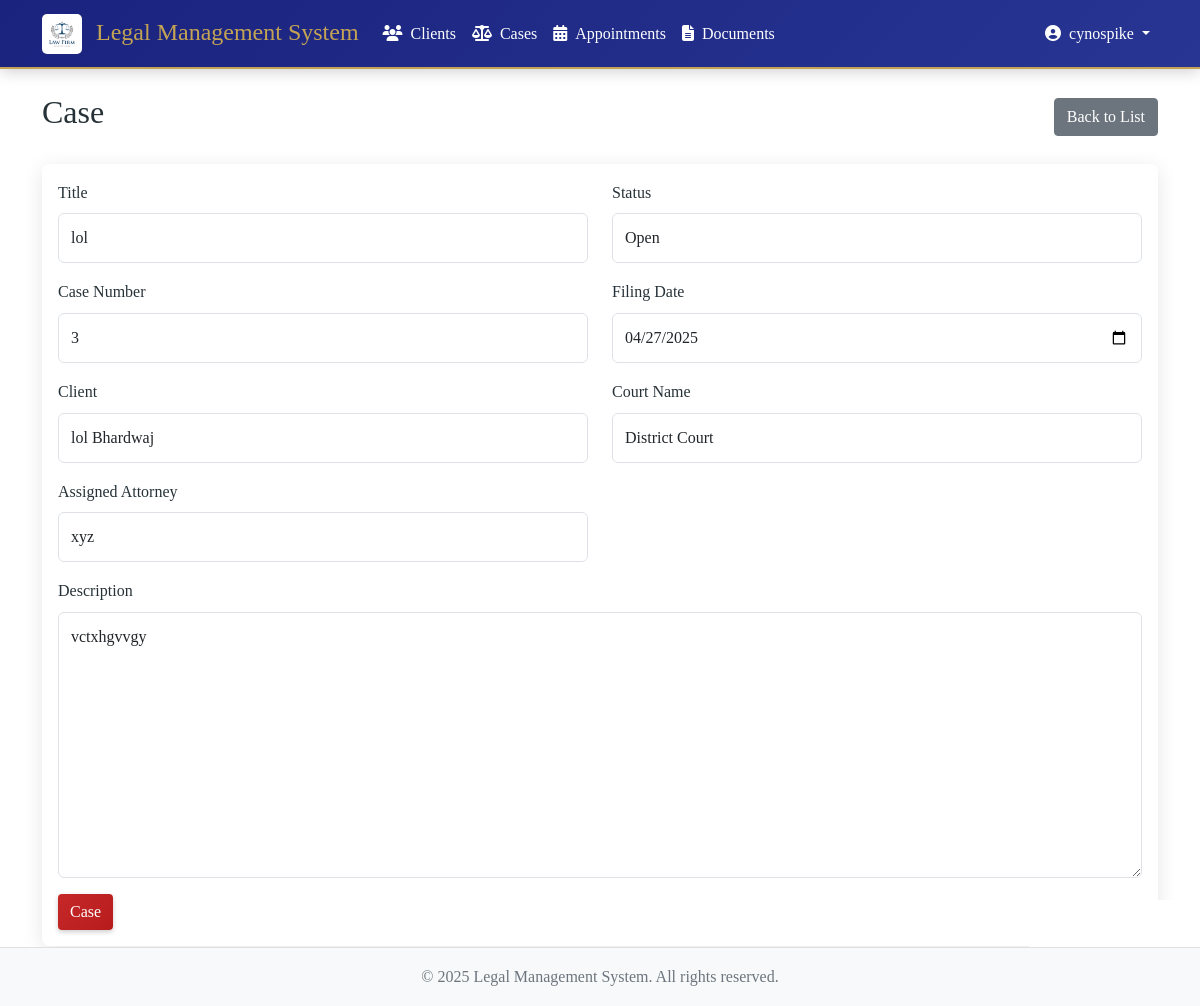
The app's page /cases/2/edit/ (signed in) with its own data.
### cases/models.py (models this page shows, shortened)
class Case(models.Model):
    STATUS_CHOICES = [
        ('OPEN', 'Open'),
        ('IN_PROGRESS', 'In Progress'),
        ('CLOSED', 'Closed'),
    ]
    title = models.CharField(max_length=200)
    client = models.ForeignKey(Client, on_delete=models.CASCADE, related_name='cases')
    case_number = models.IntegerField()
    assigned_attorney = models.CharField(max_length=50)
    description = models.TextField(default=" ")
    court_name = models.CharField(max_length=50,default='District Court')
    status = models.CharField(max_length=20, choices=STATUS_CHOICES, default='OPEN')
    created_at = models.DateTimeField(auto_now_add=True)
    filing_date = models.DateField(default=datetime.date.today)
    updated_at = models.DateTimeField(auto_now=True)

### cases/views.py (the view)
# urls.py: path('<int:pk>/edit/', views.case_update, name='case_update'),
@login_required
def case_update(request, pk):
    case = get_object_or_404(Case, pk=pk)
    if request.method == 'POST':
        form = CaseForm(request.POST, instance=case)
        if form.is_valid():
            case = form.save()
            if form.has_changed():
                send_case_notification(request, case, 'update', {
                    'update_description': 'Case details have been updated.'
                })
            messages.success(request, 'Case updated successfully.')
            return redirect('cases:case_detail', pk=pk)
    else:
        form = CaseForm(instance=case)
    return render(request, 'cases/case_form.html', {'form': form})

### cases/forms.py
class CaseForm(forms.ModelForm):
    class Meta:
        model = Case
        fields = ['title', 'client','case_number','assigned_attorney','status','filing_date','court_name','description']

### clients/models.py (called while the page is built)
    def __str__(self):
        return f"{self.first_name} {self.last_name}"

### templates/cases/case_form.html (shortened to what this page needs)
{% extends 'base.html' %}
{% load widget_tweaks %}
{% block content %}
<div class="d-flex justify-content-between align-items-center mb-4">
    <h2>{{ action }} Case</h2>
    <a href="{% url 'cases:case_list' %}" class="btn btn-secondary">Back to List</a>
</div>
<div class="card">
    <div class="card-body">
        <form method="post">
            <div class="row">
                <div class="col-md-6">
                    <div class="mb-3">
                        <label for="{{ form.title.id_for_label }}" class="form-label">Title</label>
                        {{ form.title|add_class:"form-control" }}
                    </div>
                    <div class="mb-3">
                        <label for="{{ form.case_number.id_for_label }}" class="form-label">Case Number</label>
                        {{ form.case_number|add_class:"form-control" }}
                    </div>
                    <div class="mb-3">
                        <label for="{{ form.client.id_for_label }}" class="form-label">Client</label>
                        {{ form.client|add_class:"form-control" }}
                    </div>
                    <div class="mb-3">
                        <label for="{{ form.assigned_attorney.id_for_label }}" class="form-label">Assigned Attorney</label>
                        {{ form.assigned_attorney|add_class:"form-control" }}
                    </div>
                </div>
                <div class="col-md-6">
                    <div class="mb-3">
                        <label for="{{ form.status.id_for_label }}" class="form-label">Status</label>
                        {{ form.status|add_class:"form-control" }}
                    </div>
                    <div class="mb-3">
                        <label for="{{ form.filing_date.id_for_label }}" class="form-label">Filing Date</label>
                        {% render_field form.filing_date class="form-control" type="date" %}
                    </div>
                    <div class="mb-3">
                        <label for="{{ form.court_name.id_for_label }}" class="form-label">Court Name</label>
                        {{ form.court_name|add_class:"form-control" }}
                    </div>
                </div>
            </div>
            <div class="mb-3">
                <label for="{{ form.description.id_for_label }}" class="form-label">Description</label>
                {{ form.description|add_class:"form-control" }}
            </div>
            <button type="submit" class="btn btn-primary">{{ action }} Case</button>
        </form>
    </div>
</div>
{% endblock %}

### templates/base.html (shortened to what this page needs)
{% load static %}
<!DOCTYPE html>
<html lang="en">
<head>
    <link href="https://cdn.jsdelivr.net/npm/bootstrap@5.1.3/dist/css/bootstrap.min.css" rel="stylesheet">
    <link rel="stylesheet" href="https://cdnjs.cloudflare.com/ajax/libs/font-awesome/6.5.1/css/all.min.css">
    <link rel="stylesheet" href="{% static 'css/style.css' %}">
    <link rel="stylesheet" href="{% static 'css/animations.css' %}">
</head>
<body>
    <nav class="navbar navbar-expand-lg navbar-dark">
        <div class="container">
            <a class="navbar-brand" href="{% url 'dashboard' %}">
                <img src="{% static 'images/logo.png' %}" alt="Legal Management System" height="40" class="me-2">
                Legal Management System
            </a>
            {% if user.is_authenticated %}
            <div class="collapse navbar-collapse" id="navbarNav">
                <ul class="navbar-nav me-auto">
                    <li class="nav-item">
                        <a class="nav-link" href="{% url 'clients:client_list' %}">
                            <i class="fas fa-users me-2"></i>Clients
                        </a>
                    </li>
                    <li class="nav-item">
                        <a class="nav-link" href="{% url 'cases:case_list' %}">
                            <i class="fas fa-balance-scale me-2"></i>Cases
                        </a>
                    </li>
                    <li class="nav-item">
                        <a class="nav-link" href="{% url 'appointments:appointment_list' %}">
                            <i class="fas fa-calendar-alt me-2"></i>Appointments
                        </a>
                    </li>
                    <li class="nav-item">
                        <a class="nav-link" href="{% url 'documents:document_list' %}">
                            <i class="fas fa-file-alt me-2"></i>Documents
                        </a>
                    </li>
                </ul>
                <div class="navbar-nav">
                    <div class="nav-item dropdown">
                        <a class="nav-link dropdown-toggle" href="#" id="userDropdown" role="button" data-bs-toggle="dropdown">
                            <i class="fas fa-user-circle me-2"></i>{{ user.username }}
                        </a>
                    </div>
                </div>
            </div>
            {% endif %}
        </div>
    </nav>
    <div class="content-wrapper">
        <div class="container mt-4">
            {% block content %}
            {% endblock %}
        </div>
    </div>
    <footer class="footer py-3 bg-light">
        <div class="container text-center">
            <span class="text-muted">© {% now "Y" %} Legal Management System. All rights reserved.</span>
        </div>
    </footer>
</body>
</html>

### static/css/style.css (style rules this page uses)
:root { --primary-color: #1a237e; --secondary-color: #283593; --accent-color: #c62828; --text-color: #263238; --light-bg: #f5f5f5; --gold-accent: #c4a454; }
body { font-family: 'Crimson Text', serif; color: var(--text-color); line-height: 1.6; min-height: 100vh; display: flex; flex-direction: column; margin: 0; }
.content-wrapper { flex: 1 0 auto; padding-bottom: 60px; }
.footer { flex-shrink: 0; background-color: var(--light-bg); position: fixed; bottom: 0; width: 100%; z-index: 100; border-top: 1px solid rgba(0, 0, 0, 0.1); }
.content-wrapper::before { content: ''; position: absolute; top: 0; left: 0; right: 0; bottom: 0; background-color: rgba(255, 255, 255, 0.85); z-index: -1; }
.navbar { margin-bottom: 0; }
.footer { margin-top: auto; background-color: var(--light-bg); }
.card { background-color: rgba(255, 255, 255, 0.9); backdrop-filter: blur(5px); }
.navbar { background: linear-gradient(135deg, rgba(26, 35, 126, 0.95), rgba(40, 53, 147, 0.95)) !important; }
.navbar { background: linear-gradient(135deg, var(--primary-color), var(--secondary-color)) !important; box-shadow: 0 2px 15px rgba(0,0,0,0.2); border-bottom: 2px solid var(--gold-accent); }
.navbar-brand { font-family: 'Cormorant Garamond', serif; font-size: 1.5rem; color: var(--gold-accent) !important; }
.nav-link { color: #fff !important; font-weight: 500; transition: color 0.3s ease; }
.card { border: none; box-shadow: 0 4px 20px rgba(0,0,0,0.1); background: rgba(255, 255, 255, 0.97); border-radius: 8px; overflow: hidden; }
.btn-primary { background: linear-gradient(135deg, var(--accent-color), #b71c1c); border: none; box-shadow: 0 2px 5px rgba(0,0,0,0.2); transition: all 0.3s ease; }
.form-control { border: 1px solid #dee2e6; border-radius: 6px; padding: 0.75rem; transition: all 0.3s ease; }
.navbar-brand img { border-radius: 5px; object-fit: contain; height: 40px; width: auto; transition: transform 0.3s ease; }

### records on screen
Case: title "lol", case_number "3", client "lol Bhardwaj", assigned_attorney "xyz", status "Open", filing_date "04/27/2025", court_name "District Court", description "vctxhgvvgy"

### other values on screen
{{ user.username }} "cynospike"
